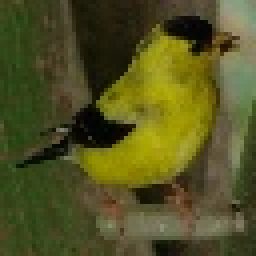
#> input picture Query_Image3.jpg, 64 x 64 px, found by its file name (shown 4 times larger)
$ jupyter execute --allow-errors similarity.ipynb
#> lines starting #> are read from the running program, lines starting #| are printed output that depends on the picture
[cell 1]
from __future__ import print_function

import cv2
import sys
import time

import numpy as np
import matplotlib.pyplot as plt
from skimage.feature import hog
from scipy.spatial import distance

from pyspark.sql.functions import *
from pyspark.sql.types import *
from pyspark.sql import functions as F
from pyspark import SparkContext
from pyspark.sql import SQLContext,SparkSession

[cell 2]
def find_distance(feature,qfeature):
    try:
        dist = float(distance.euclidean(feature[1],qfeature))
        return (feature[0],dist)
    except:
        return (feature[0],sys.float_info.max)

#> (a cell that did not finish here is left out)

[cell 4]
queryImageFile = "/home/tejasv55/Documents/CBIR-system-using-PySpark-and-Alluxio/Query_Image3.jpg"

[cell 5]
feature_parquet_path = "alluxio://localhost:19998/ImageNet20000Features"
#> (the rest of this cell did not finish here and is left out)

[cell 6]
query_img = cv2.imread(queryImageFile)
#> query_img is the input picture: shape (64, 64, 3); mean B, G, R 33.8, 82.6, 82.9
# query_img = cv2.resize(query_img, (300,300))
query_img = cv2.cvtColor(query_img, cv2.COLOR_BGR2GRAY)
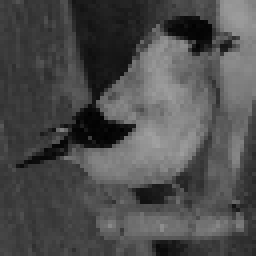
#> query_img: shape (64, 64) (shown 4 times larger); min 1, max 161, mean 77.1
qfeature = hog(query_img)
#> qfeature = 2916 values, max 0.349 at index 98, min 0 at index 20, mean 0.0834

#> (the rest of this cell did not finish here and is left out)


$ run again, with Query_Image1.jpg copied over Query_Image3.jpg
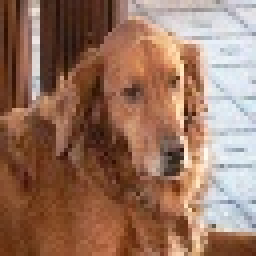
#> input picture Query_Image1.jpg, 64 x 64 px, found by its file name (shown 4 times larger)
#> query_img is the input picture: shape (64, 64, 3); mean B, G, R 96.7, 115.4, 152.1
#> `query_img = cv2.cvtColor(query_img, cv2.COLOR_BGR2GRAY)`:
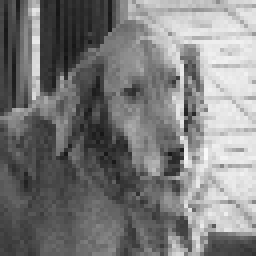
#> query_img: shape (64, 64) (shown 4 times larger); min 19, max 250, mean 124.3
#> qfeature = 2916 values, max 0.303 at index 81, min 0 at index 39, mean 0.0891

$ run again, with Query_Image2.jpg copied over Query_Image3.jpg
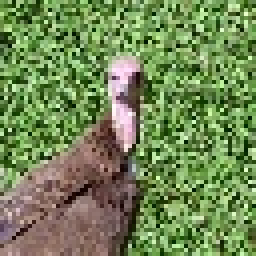
#> input picture Query_Image2.jpg, 64 x 64 px, found by its file name (shown 4 times larger)
#> query_img is the input picture: shape (64, 64, 3); mean B, G, R 85.2, 135.5, 113.8
#> `query_img = cv2.cvtColor(query_img, cv2.COLOR_BGR2GRAY)`:
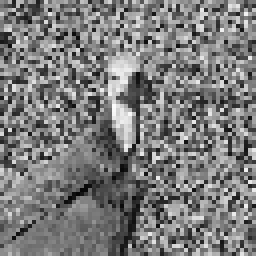
#> query_img: shape (64, 64) (shown 4 times larger); min 5, max 251, mean 123.3
#> qfeature = 2916 values, max 0.223 at index 2522, min 0 at index 62, mean 0.1

$ run again, with Query_Image5.jpg copied over Query_Image3.jpg
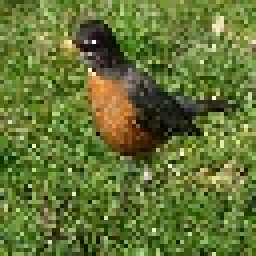
#> input picture Query_Image5.jpg, 64 x 64 px, found by its file name (shown 4 times larger)
#> query_img is the input picture: shape (64, 64, 3); mean B, G, R 52.9, 116.3, 99.7
#> `query_img = cv2.cvtColor(query_img, cv2.COLOR_BGR2GRAY)`:
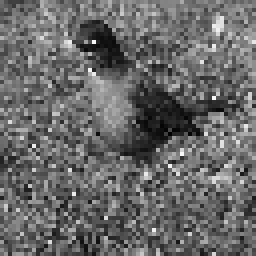
#> query_img: shape (64, 64) (shown 4 times larger); min 2, max 249, mean 104.1
#> qfeature = 2916 values, max 0.214 at index 652, min 0 at index 26, mean 0.1
